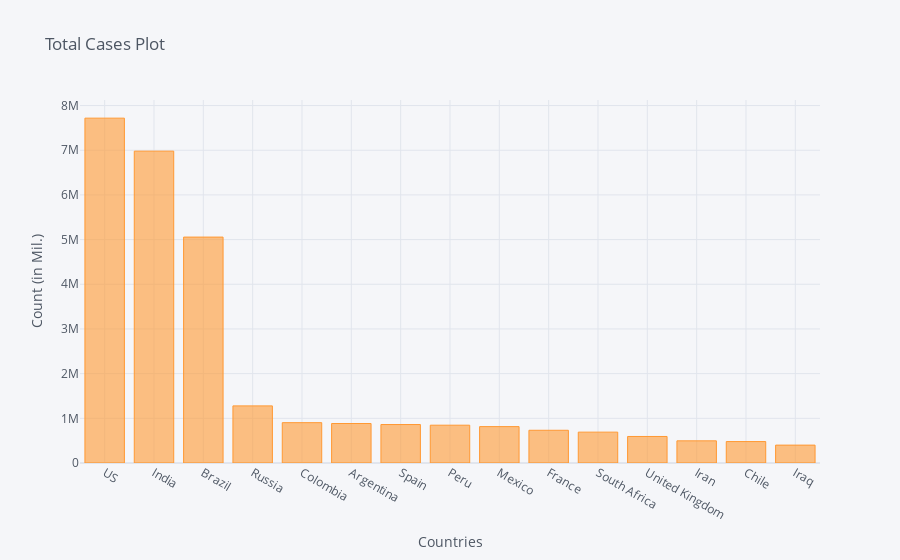

The notebook cell this image was saved under:
### Code cell
corona_dframe_agg_plot.iplot(kind='bar', x='Country/Region', y='10/10/20',
                             title='Total Cases Plot',xTitle='Countries',yTitle='Count (in Mil.)')

### Figure 1 — Plotly figure (JSON) as saved in the notebook; plotly's stock layout.template omitted (floating-point values rounded to 4 significant figures)
{"data": [{"marker": {"color": "rgba(255, 153, 51, 0.6)", "line": {"color": "rgba(255, 153, 51, 1.0)", "width": 1}}, "name": "10/10/20", "orientation": "v", "text": "", "type": "bar", "x": ["US", "India", "Brazil", "Russia", "Colombia", "Argentina", "Spain", "Peru", "Mexico", "France", "South Africa", "United Kingdom", "Iran", "Chile", "Iraq"], "y": [7717932, 6979423, 5055888, 1278245, 902747, 883882, 861112, 846088, 814328, 732434, 690896, 593565, 496253, 479595, 400124]}], "layout": {"legend": {"bgcolor": "#F5F6F9", "font": {"color": "#4D5663"}}, "paper_bgcolor": "#F5F6F9", "plot_bgcolor": "#F5F6F9", "title": {"font": {"color": "#4D5663"}, "text": "Total Cases Plot"}, "xaxis": {"gridcolor": "#E1E5ED", "showgrid": true, "tickfont": {"color": "#4D5663"}, "title": {"font": {"color": "#4D5663"}, "text": "Countries"}, "zerolinecolor": "#E1E5ED"}, "yaxis": {"gridcolor": "#E1E5ED", "showgrid": true, "tickfont": {"color": "#4D5663"}, "title": {"font": {"color": "#4D5663"}, "text": "Count (in Mil.)"}, "zerolinecolor": "#E1E5ED"}}}
